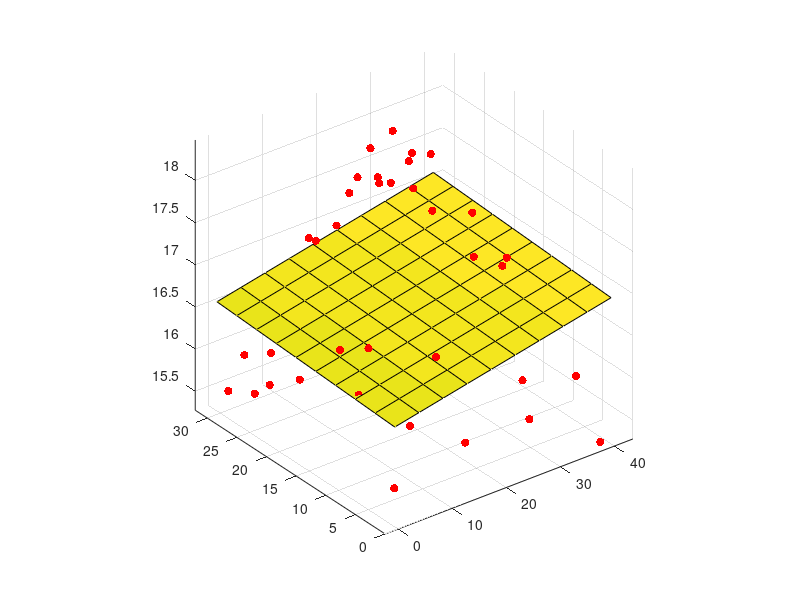

Recreate this plot in MATLAB. (Note: this script raises an error after producing the figure.)

% Based on code by Romain Thibaux <thibaux@eecs.berkeley.edu>
load moteData; % X,y

N = size(X,1);
for useQuad = 0:1
  if ~useQuad
    Phi = [ones(N,1), X];
  else
    Phi = [ones(N,1), X, X.^2];
  end
  w = Phi \ y;
  figure;
  scatter3(X(:,1),X(:,2),y,'r','filled');axis vis3d;
  hold on
  x1 = linspace(min(X(:,1)),max(X(:,1)),10)';
  y1 = linspace(min(X(:,2)),max(X(:,2)),10)';
  [X1,Y1] = meshgrid(x1, y1);
  if useQuad
    Z = w(1) + w(2)*X1 + w(3)*Y1 + w(4)*X1.^2 + w(5)*Y1.^2;
  else
    Z = w(1) + w(2)*X1 + w(3)*Y1;
  end
  surf(x1, y1, Z);
  %title('Temperature at midnight')
  %zlabel('Temperature');
  if useQuad
    printPmtkFigure surfaceQuad
  else
    printPmtkFigure surfaceLinear
  end
end
